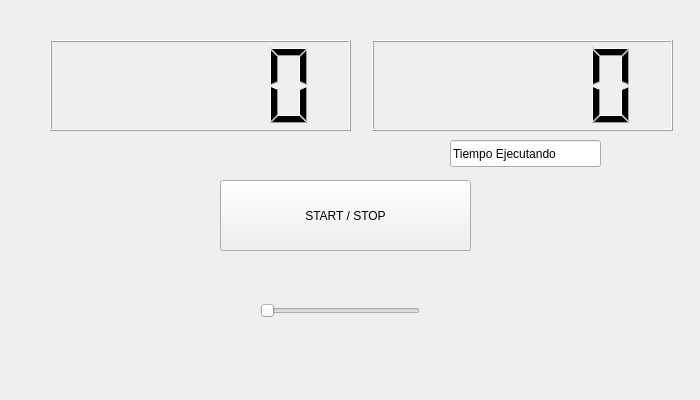
<?xml version="1.0" encoding="UTF-8"?>
<ui version="4.0">
 <class>Counter</class>
 <widget class="QWidget" name="Counter">
  <property name="geometry">
   <rect>
    <x>0</x>
    <y>0</y>
    <width>700</width>
    <height>400</height>
   </rect>
  </property>
  <property name="windowTitle">
   <string>Counter</string>
  </property>
  <widget class="QPushButton" name="button">
   <property name="geometry">
    <rect>
     <x>220</x>
     <y>180</y>
     <width>251</width>
     <height>71</height>
    </rect>
   </property>
   <property name="text">
    <string>START / STOP</string>
   </property>
  </widget>
  <widget class="QLCDNumber" name="lcdNumber">
   <property name="geometry">
    <rect>
     <x>50</x>
     <y>40</y>
     <width>301</width>
     <height>91</height>
    </rect>
   </property>
  </widget>
  <widget class="QLCDNumber" name="lcdNumbereTime">
   <property name="geometry">
    <rect>
     <x>372</x>
     <y>40</y>
     <width>301</width>
     <height>91</height>
    </rect>
   </property>
  </widget>
  <widget class="QSlider" name="horizontalSlider">
   <property name="geometry">
    <rect>
     <x>260</x>
     <y>300</y>
     <width>160</width>
     <height>21</height>
    </rect>
   </property>
   <property name="orientation">
    <enum>Qt::Horizontal</enum>
   </property>
  </widget>
  <widget class="QLineEdit" name="lineEdit">
   <property name="geometry">
    <rect>
     <x>450</x>
     <y>140</y>
     <width>151</width>
     <height>27</height>
    </rect>
   </property>
   <property name="text">
    <string>Tiempo Ejecutando</string>
   </property>
  </widget>
 </widget>
 <resources/>
 <connections/>
</ui>
